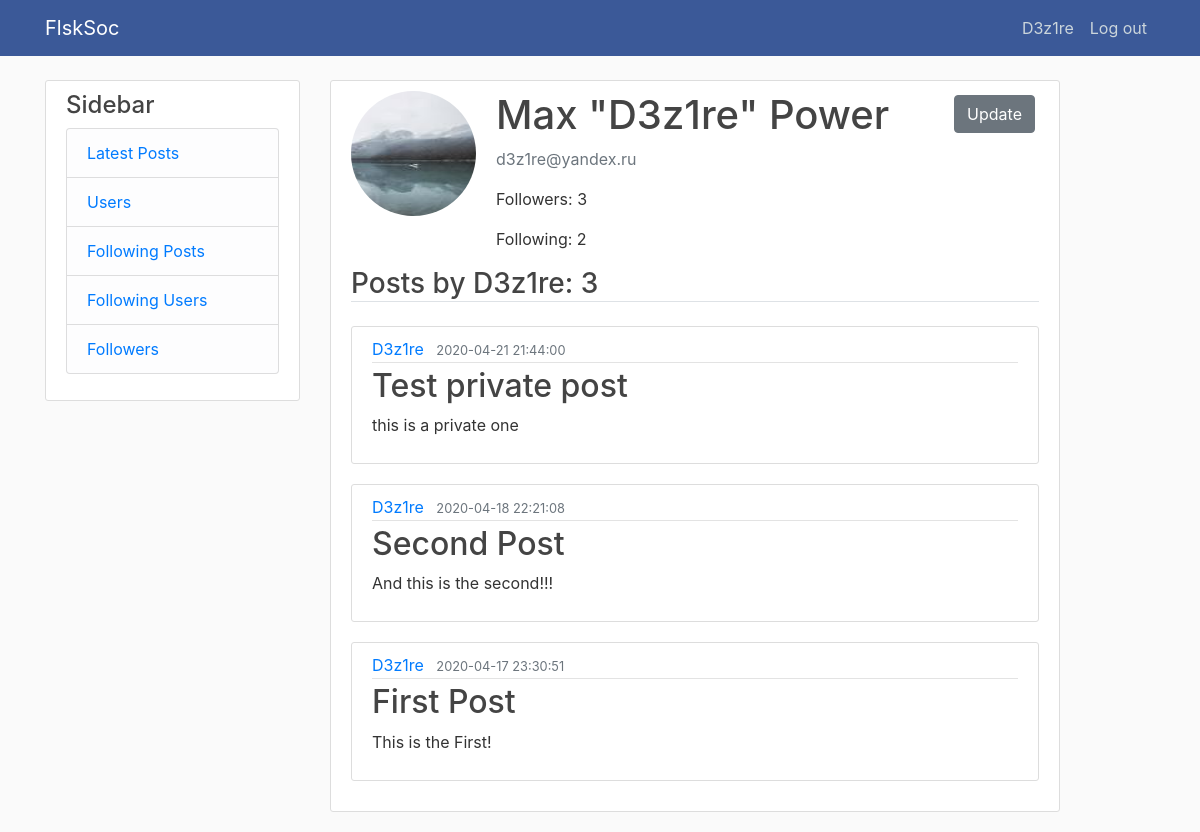
The app's page /user/1 (signed in), older data.
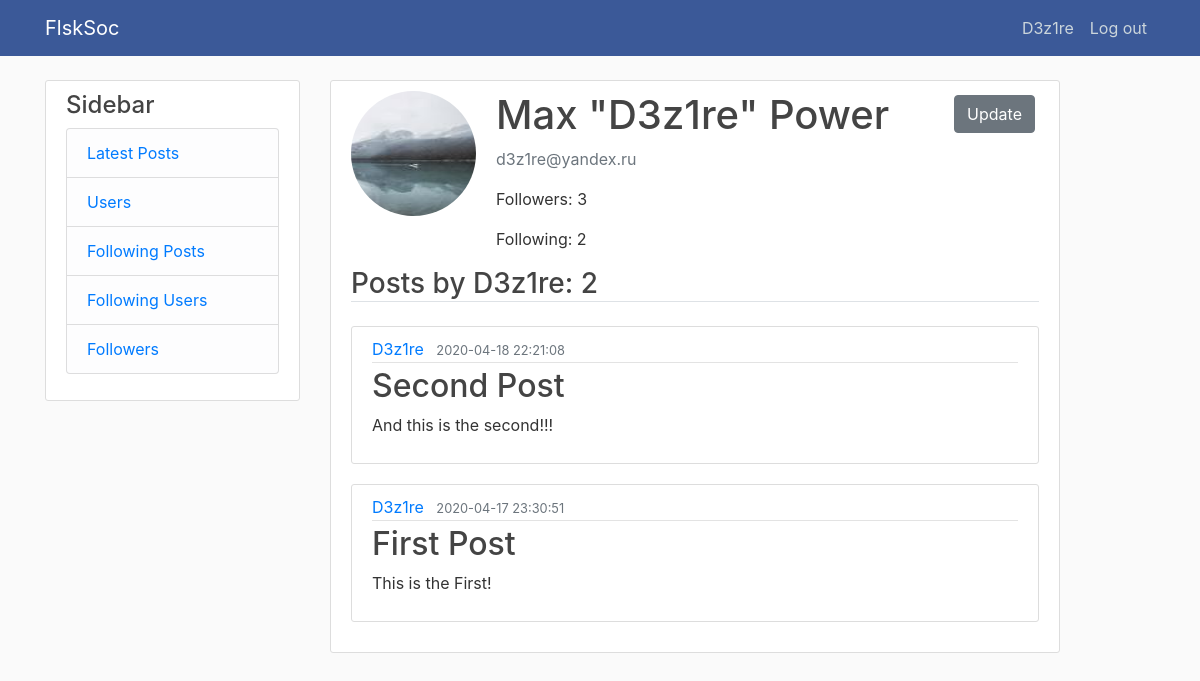
The same page, newer data.
### data/post.py (models this page shows, shortened)
class Post(SqlAlchemyBase, SerializerMixin):
    __tablename__ = 'posts'
    id = sqlalchemy.Column(sqlalchemy.Integer, primary_key=True, autoincrement=True)
    title = sqlalchemy.Column(sqlalchemy.String, nullable=False)
    content = sqlalchemy.Column(sqlalchemy.String, nullable=True)
    created_date = sqlalchemy.Column(sqlalchemy.DateTime, default=datetime.datetime.now)
    is_private = sqlalchemy.Column(sqlalchemy.Boolean, default=False)
    user_id = sqlalchemy.Column(sqlalchemy.Integer, sqlalchemy.ForeignKey("users.id"))
    user = orm.relation('User')

### data/user.py (models this page shows, shortened)
class User(SqlAlchemyBase, UserMixin, SerializerMixin):
    __tablename__ = 'users'
    id = sqlalchemy.Column(sqlalchemy.Integer, primary_key=True, autoincrement=True)
    username = sqlalchemy.Column(sqlalchemy.String, nullable=False)
    name = sqlalchemy.Column(sqlalchemy.String, nullable=True)
    surname = sqlalchemy.Column(sqlalchemy.String, nullable=True)
    email = sqlalchemy.Column(sqlalchemy.String, index=True, unique=True, nullable=False)
    hashed_password = sqlalchemy.Column(sqlalchemy.String, nullable=True)
    created_date = sqlalchemy.Column(sqlalchemy.DateTime, default=datetime.datetime.now)
    image_file = sqlalchemy.Column(sqlalchemy.String, nullable=False, default='default.png')
    posts = orm.relation("Post", back_populates='user')

### users.py (the view)
@users.route('/user/<int:id>')
@login_required
def user_page(id):
    session = db_session.create_session()
    user = session.query(User).filter(User.id == id).first()
    following = session.query(User).\
        filter(Relationship.from_user == current_user.id).filter(Relationship.to_user == id).first()
    followers_c = session.query(User).\
        filter(Relationship.to_user == id).filter(Relationship.from_user == User.id).count()
    following_c = session.query(User).\
        filter(Relationship.from_user == id).filter(Relationship.to_user == User.id).count()
    if following or user == current_user:
        posts = session.query(Post).filter(Post.user == user).order_by(Post.created_date.desc())
    else:
        posts = session.query(Post).filter(Post.user == user).filter(Post.is_private != True).order_by(Post.created_date.desc())
    return render_template('user.html', posts=posts, user=user, title=user.username,
                           following=following, followers_c=followers_c, following_c=following_c, posts_c=posts.count())

### data/db_session.py (called while the page is built)
def create_session() -> Session:
    global __factory
    return __factory()

### main.py (called while the page is built)
def main():
    db_session.global_init("db/soc.sqlite")
    app.register_blueprint(users)
    app.register_blueprint(posts)
    app.register_blueprint(errors)
    @login_manager.user_loader
    def load_user(user_id):
        session = db_session.create_session()
        return session.query(User).get(user_id)
    app.run()

### templates/user.html
{% extends "base.html" %}
{% block content %}
	<div class="content-section">
      <div class="media">
        <img class="rounded-circle account-img" src="{{ url_for('static', filename='profile_pics/' + user.image_file) }}">
        <div class="media-body">
          <h2 class="account-heading">{{ user.name }} "{{ user.username }}" {{ user.surname }}</h2>
          <p class="text-secondary">{{ user.email }}</p>
          <p>Followers: {{ followers_c }}</p>
          <p>Following: {{ following_c }}</p>
        </div>
        {% if user == current_user %}
            <div>
            	<a class="btn btn-secondary btn m-1" href="/account">
            	Update</a>
            </div>
        {% elif following %}
        	<div>
            	<a class="btn btn-secondary btn m-1" href="/user/{{ user.id }}/unfollow">
            	Unfollow</a>
            </div>
        {% else %}
        	<div>
            	<a class="btn btn-primary btn m-1" href="/user/{{ user.id }}/follow">
            	Follow</a>
            </div>
        {% endif %}
      </div>
    <h3 class="border-bottom mb-4">Posts by {{user.username}}: {{ posts_c }}</h3>
    {% for post in posts%}
    <article class="media content-section">
        <div class="media-body">
            <div class="article-metadata">
                <a class="mr-2" href="#">{{ post.user.username }}</a>
                <small class="text-muted">{{ post.created_date.replace(microsecond=0).isoformat(' ') }}</small>
            </div>
            <h2><a class="article-title" href="/post/{{ post.id }}">{{ post.title }}</a></h2>
            <p class="article-content">{{ post.content }}</p>
        </div>
    </article>
	{% endfor %}
{% endblock %}

Row changes from the older to the newer data that the page shows:
removed Post: user.username "D3z1re", created_date.replace "2020-04-21 21:44:00", title "Test private post", content "this is a private one"
Text that changed along with them:
{{ posts_c }}: "3" → "2"
